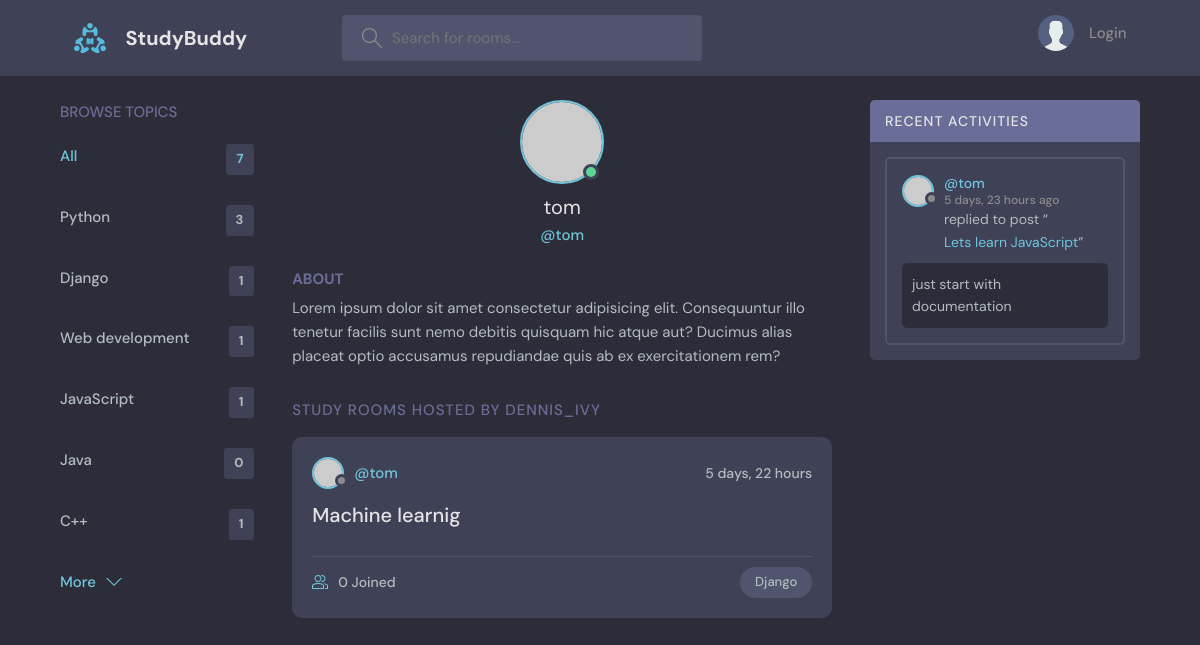
Screenshot of /base/profile/3 with the database file from the repository.
### base/models.py (models this page shows)
class Topic (models.Model):
    name = models.CharField(max_length = 200)
    def __str__(self):
        return self.name

class Room(models.Model):
    host = models.ForeignKey(User, on_delete=models.CASCADE, null =True)
    topic = models.ForeignKey(Topic, on_delete=models.SET_NULL, null =True)
    name = models.CharField(max_length=200)
    description = models.TextField(null=True, blank=True)
    participants = models.ManyToManyField(User, related_name='participants', blank=True)
    updated = models.DateTimeField(auto_now=True)
    created = models.DateTimeField(auto_now_add=True)
    class Meta:
        ordering = ['-updated', '-created']
    def __str__(self) -> str:
        return self.name

class Message(models.Model):
    user = models.ForeignKey(User, on_delete=models.CASCADE)
    room = models.ForeignKey(Room, on_delete=models.CASCADE)
    body = models.TextField()
    updated = models.DateTimeField(auto_now=True)
    created = models.DateTimeField(auto_now_add=True)
    class Meta:
        ordering = ['-updated', '-created']
    def __str__(self):
        return self.body[0:50]

### base/views.py (the view)
# urls.py: path("profile/<str:pk>", views.userProfile, name="base.userProfile"),
def userProfile(request, pk):
    room_count = Room.objects.all().count()
    user = User.objects.get(id=pk)
    rooms = user.room_set.all()
    roomMessages = user.message_set.all()
    topics = []
    all_topics = Topic.objects.all()
    for t in all_topics:
        topics.append({"name" : t, "count": t.room_set.all().count()})
    contex = {'user':user, 'rooms':rooms ,'roomMessages':roomMessages, 'topics':topics,"room_count":room_count}
    return render(request, 'base/profile.html', contex)

### base/templates/base/profile.html (shortened to what this page needs)
{% extends 'main.html' %} {% block content%}
  <main class="profile-page layout layout--3">
    <div class="container">
      {% include 'base/topics_component.html' %}
      <div class="roomList">
        <div class="profile">
          <div class="profile__avatar">
            <div class="avatar avatar--large active">
              <img src="https://randomuser.me/api/portraits/men/11.jpg" />
            </div>
          </div>
          <div class="profile__info">
            <h3>{{user.username}}</h3>
            <p>@{{user.username}}</p>
          </div>
          <div class="profile__about">
            <h3>About</h3>
            <p>
              Lorem ipsum dolor sit amet consectetur adipisicing elit. Consequuntur illo tenetur
              facilis sunt nemo debitis quisquam hic atque aut? Ducimus alias placeat optio
              accusamus repudiandae quis ab ex exercitationem rem?
            </p>
          </div>
        </div>
        <div class="roomList__header">
          <div>
            <h2>Study Rooms Hosted by dennis_ivy</a>
            </h2>
          </div>
        </div>
        {% include 'base/feed_component.html'%}
      </div>
      {% include 'base/activity_component.html' %}
    </div>
  </main>
{%endblock content %}

### base/templates/base/topics_component.html
<div class="topics">
  <div class="topics__header">
    <h2>Browse Topics</h2>
  </div>
  <ul class="topics__list">
    <li>
      <a href="{% url 'base.home'%}" class="active"
        >All <span>{{room_count}}</span></a
      >
    </li>
    {% for topic in topics%}
    <li>
      <a href="{%url 'base.home'%}?q={{topic.name}}"
        >{{topic.name}} <span>{{topic.count}}</span></a
      >
    </li>
    {%endfor %}
  </ul>
  <a class="btn btn--link" href="topics.html">
    More
    <svg
      version="1.1"
      xmlns="http://www.w3.org/2000/svg"
      width="32"
      height="32"
      viewBox="0 0 32 32"
    >
      <title>chevron-down</title>
      <path d="M16 21l-13-13h-3l16 16 16-16h-3l-13 13z"></path>
    </svg>
  </a>
</div>

### base/templates/base/feed_component.html (shortened to what this page needs)
{% for room in rooms %}
<div class="roomListRoom">
  <div class="roomListRoom__header">
    <a
      href="{% url 'base.userProfile'  room.host.id %}"
      class="roomListRoom__author"
    >
      <div class="avatar avatar--small">
        <img src="https://randomuser.me/api/portraits/women/11.jpg" />
      </div>
      <span>@{{room.host.username}}</span>
    </a>
    <div class="roomListRoom__actions">
      <span>{{room.created|timesince}}</span>
    </div>
  </div>
  <div class="roomListRoom__content">
    <a href="{% url 'base.room' room.id %}">{{room.name}}</a>
  </div>
  <div class="roomListRoom__meta">
    <a href="{% url 'base.room' room.id %}" class="roomListRoom__joined">
      {{room.participants.all.count}} Joined
    </a>
    <p class="roomListRoom__topic">{{room.topic.name}}</p>
  </div>
</div>
{% endfor %}

### base/templates/base/activity_component.html (shortened to what this page needs)
<div class="activities">
  <div class="activities__header">
    <h2>Recent Activities</h2>
  </div>
  {%for message in roomMessages%}
  <div class="activities__box">
    <div class="activities__boxHeader roomListRoom__header">
      <a
        href="{% url 'base.userProfile' message.user.id %}"
        class="roomListRoom__author"
      >
        <div class="avatar avatar--small">
          <img src="https://randomuser.me/api/portraits/women/11.jpg" />
        </div>
        <p>
          @{{message.user}}
          <span>{{message.created|timesince}} ago</span>
        </p>
      </a>
    </div>
    <div class="activities__boxContent">
      <p>
        replied to post “<a href="{% url 'base.room'  message.room.id %}"
          >{{message.room}}</a
        >”
      </p>
      <div class="activities__boxRoomContent">{{message.body}}</div>
    </div>
  </div>
  {%endfor%}
</div>

### rows the page displays
Topic: name "Python", count "3"
Topic: name "Django", count "1"
Topic: name "Web development", count "1"
Topic: name "JavaScript", count "1"
Topic: name "Java", count "0"
Topic: name "C++", count "1"
Room: host.username "tom", created "5 days, 22 hours", name "Machine learnig", participants.all.count "0", topic.name "Django"
Message: user "tom", created "5 days, 23 hours", room "Lets learn JavaScript", body "just start with documentation"

### other values shown
{{ room_count }} "7"
{{ user.username }} "tom"
